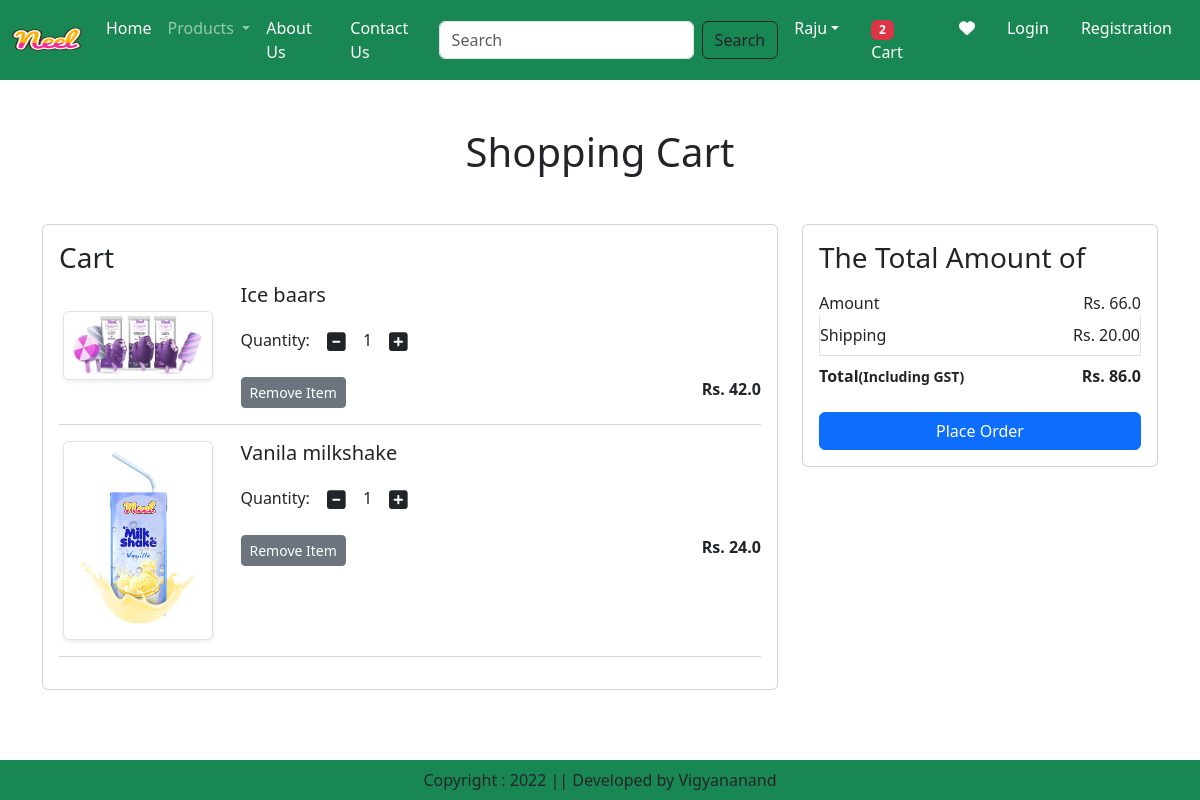
The app's page /cart/ (signed in) with its own data.
### appp/models.py (models this page shows, shortened)
class Cart(models.Model):
    user = models.ForeignKey(User, on_delete=models.CASCADE)
    product= models.ForeignKey(Product, on_delete=models.CASCADE)
    quantity= models.PositiveBigIntegerField(default=1)

class Product(models.Model):
    title=models.CharField(max_length=100)
    selling_price=models.FloatField()
    discounted_price=models.FloatField()
    Description=models.TextField()
    composition=models.TextField(default='')
    prodapp=models.TextField(default='')
    category=models.CharField(choices= CATEGORY_CHOICES, max_length=2)
    product_image=models.ImageField(upload_to='product')

### appp/views.py (the view)
# urls.py: path('cart/',views.show_cart,name="showcart"),
@login_required
def show_cart(request):
    user = request.user
    cart =Cart.objects.filter(user=user)
    amount = 0
    for p in cart:
        value = p.quantity * p.product.discounted_price
        amount = amount + value
        totalamount = amount + 20
        totalitem=0
        wishlist=0
        if request.user.is_authenticated:
            totalitem= len(Cart.objects.filter(user=request.user))
            wishlist= len(Wishlist.objects.filter(user=request.user))
    return render(request,'appp/addcart.html',locals())

### appp/templates/appp/addcart.html (shortened to what this page needs)
{% extends 'appp/base.html' %}
{%load static%}
{%block main-content%}
<div class="container my-5">
    <div class="row ">
        {% if cart %}
        <h1 class="text-center mb-5">Shopping Cart</h1>
        <div class="col-sm-8">
            <div class="card">
            <div class="card-body">
                <h3>Cart</h3>
                {% for item in cart %}
                <div class="row">
                    <div class="col-sm-3 text-center align-self-center"><img src="{{item.product.product_image.url}}" alt="" srcset="" class="img-fluid
                    img-thumbnail shadow-sm" height="150" width="150"></div>
                    <div class="col-sm-9">
                        <div>
                            <h5>{{item.product.title}}</h5>
                            <div class="my-3">
                                <label for="quantity">Quantity:</label>
                                <a class="minus-cart btn" pid={{item.product.id}}><i class="fas fa-minus-square fa-lg"></i></a>
                                 <span id="quantity">{{item.quantity}}</span>
                                <a class="plus-cart btn" pid={{item.product.id}}><i class="fas fa-plus-square fa-lg"></i></a>
                            </div>
                            <div class="d-flex justify-content-between">
                                <a href="#" class="remove-cart btn btn-sm btn-secondary mr-3" pid={{item.product.id}}>Remove Item</a>
                                <p class="mb-0"><span><strong>Rs. {{item.product.discounted_price}}</strong></span></p>
                            </div>
                        </div>
                    </div>
                </div>
                <hr class="text-muted">
                {% endfor %}
            </div>
            </div>
        </div>
        <div class="col-sm-4">
            <div class="card">
            <div class="card-body">
                <h3>The Total Amount of</h3>
                <ul class="list-group">
                    <li class="list-group-item d-flex justify-content-between align-items-center border-0 px-0 pb-0">Amount<span id="amount">Rs. {{amount}}</span></li>
                    <li class="list-group-item d-flex justify-content-between align-items-center px-0">Shipping<span>Rs. 20.00</span></li>
                    <li class="list-group-item d-flex justify-content-between align-items-center border-0 px-0 mb-3">
                        <div>
                            <strong>Total<small>(Including GST)</small></strong>
                        </div>
                        <span id="totalamount"><strong>Rs. {{totalamount}}</strong></span>
                    </li>
                </ul>
                <div class="d-grid"> <a href="{%url 'checkout' %}" class="btn btn-primary">Place Order</a></div>
                </div>
            </div>
        </div>
        {% else %}
        <h1 class="text-center mb-5">Cart is Empty</h1>
        {% endif %}
    </div>
</div>
{%endblock main-content%}

### records on screen
Cart: product.product_image (picture), product "Ice baars", quantity "1", product.discounted_price "42.0"
Cart: product.product_image (picture), product "Vanila milkshake", quantity "1", product.discounted_price "24.0"

### other values on screen
{{ totalitem }} "2"
{{ amount }} "66.0"
{{ totalamount }} "86.0"
